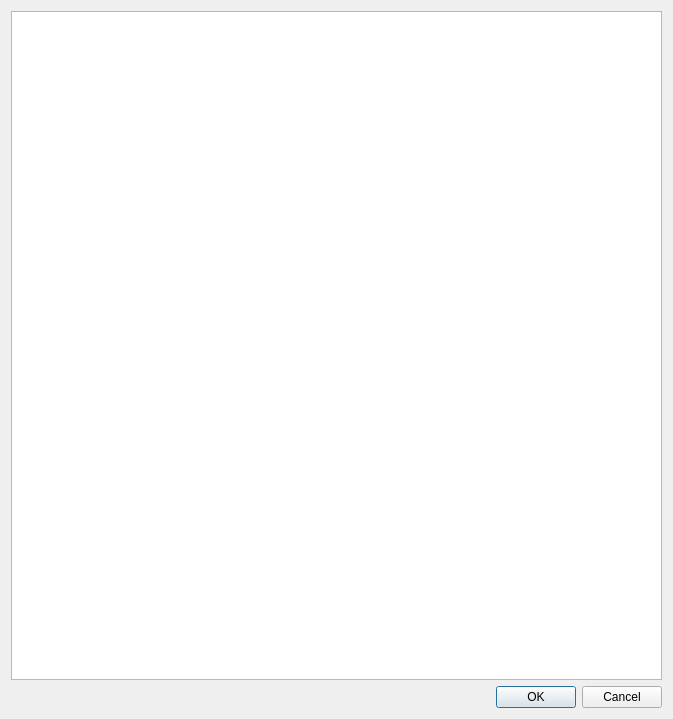
<?xml version="1.0" encoding="UTF-8"?>
<ui version="4.0">
 <class>Dialog</class>
 <widget class="QDialog" name="Dialog">
  <property name="windowModality">
   <enum>Qt::ApplicationModal</enum>
  </property>
  <property name="geometry">
   <rect>
    <x>0</x>
    <y>0</y>
    <width>673</width>
    <height>719</height>
   </rect>
  </property>
  <property name="windowTitle">
   <string>Dialog</string>
  </property>
  <layout class="QGridLayout" name="gridLayout">
   <item row="1" column="0">
    <widget class="QDialogButtonBox" name="buttonBox">
     <property name="orientation">
      <enum>Qt::Horizontal</enum>
     </property>
     <property name="standardButtons">
      <set>QDialogButtonBox::Cancel|QDialogButtonBox::Ok</set>
     </property>
    </widget>
   </item>
   <item row="0" column="0">
    <widget class="QListWidget" name="nodes">
     <property name="styleSheet">
      <string notr="true">/* QListView::item { border-bottom: 1px solid #999; } */
/* QListWidget::item { color: inherit; } */

QListView::item { margin-bottom: 2px; }</string>
     </property>
     <property name="alternatingRowColors">
      <bool>false</bool>
     </property>
    </widget>
   </item>
  </layout>
 </widget>
 <tabstops>
  <tabstop>nodes</tabstop>
 </tabstops>
 <resources/>
 <connections>
  <connection>
   <sender>buttonBox</sender>
   <signal>accepted()</signal>
   <receiver>Dialog</receiver>
   <slot>accept()</slot>
   <hints>
    <hint type="sourcelabel">
     <x>227</x>
     <y>282</y>
    </hint>
    <hint type="destinationlabel">
     <x>157</x>
     <y>274</y>
    </hint>
   </hints>
  </connection>
  <connection>
   <sender>buttonBox</sender>
   <signal>rejected()</signal>
   <receiver>Dialog</receiver>
   <slot>reject()</slot>
   <hints>
    <hint type="sourcelabel">
     <x>295</x>
     <y>288</y>
    </hint>
    <hint type="destinationlabel">
     <x>286</x>
     <y>274</y>
    </hint>
   </hints>
  </connection>
  <connection>
   <sender>nodes</sender>
   <signal>itemDoubleClicked(QListWidgetItem*)</signal>
   <receiver>Dialog</receiver>
   <slot>accept()</slot>
   <hints>
    <hint type="sourcelabel">
     <x>199</x>
     <y>135</y>
    </hint>
    <hint type="destinationlabel">
     <x>199</x>
     <y>149</y>
    </hint>
   </hints>
  </connection>
 </connections>
</ui>
